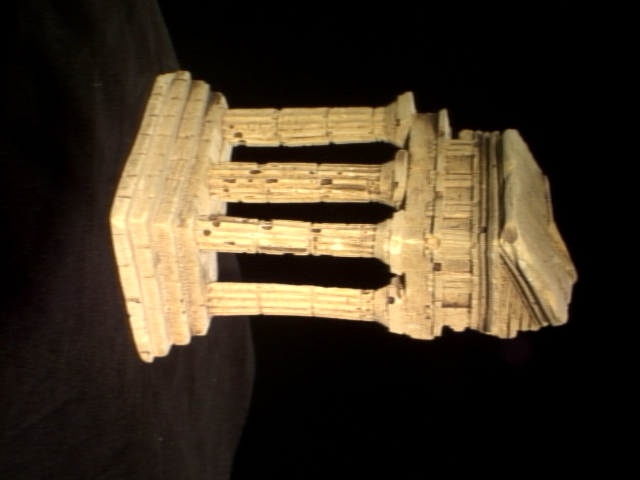
//> input picture data/templeR0013.png, 640 x 480 px
$ ./multi_stereo   (built with g++ and OpenCV 4)
//> lines starting //> are read from the running program, lines starting //| are printed output that depends on the picture
#include <opencv2/opencv.hpp>
#include <Eigen/Dense>
#include <iostream>
#include <fstream>
#include <vector>
#include <map>
#include <string>

using namespace cv;
using namespace std;
using namespace Eigen;

// ================= NCC =================
double NormalizedCrossCorrelation(const Mat& C0, const Mat& C1){
    Mat c0, c1;
    C0.convertTo(c0, CV_32F);
    C1.convertTo(c1, CV_32F);

    Scalar mean0 = mean(c0);
    Scalar mean1 = mean(c1);

    c0 -= mean0;
    c1 -= mean1;

    double n0 = norm(c0);
    double n1 = norm(c1);

    if (n0 < 1e-6 || n1 < 1e-6)
        return -1.0;

    Mat nccMat = (c0 / n0).mul(c1 / n1);
    Scalar s = sum(nccMat);

    return (s[0] + s[1] + s[2]);
}

// ================= Patch Projection =================
bool ComputeConsistencyPatch(
    const Mat& image,
    const Matrix<double, 3, 4>& P,
    const vector<Vector3d>& patch3D,
    Mat& patchOut,
    int window)
{
    int h = image.rows;
    int w = image.cols;

    patchOut = Mat(window, window, CV_8UC3);

    int idx = 0;

    for (int y = 0; y < window; y++)
    {
        for (int x = 0; x < window; x++, idx++)
        {
            if (idx >= patch3D.size()) return false;

            Vector4d X;
            X << patch3D[idx](0), patch3D[idx](1), patch3D[idx](2), 1.0;

            Vector3d p = P * X;

            if (p(2) <= 1e-6) return false;

            float u = float(p(0) / p(2));
            float v = float(p(1) / p(2));

            int ui = int(u);
            int vi = int(v);

            if (ui < 0 || ui >= w || vi < 0 || vi >= h)
                return false;

            patchOut.at<Vec3b>(y, x) = image.at<Vec3b>(vi, ui);
        }
    }
    return true;
}

// ================= Projection =================
vector<Point2f> project_points(
    const Matrix<double, 3, 4>& P,
    const vector<Vector3d>& points)
{
    vector<Point2f> pts2D;
    pts2D.reserve(points.size());

    for (const auto& X : points)
    {
        Vector4d Xh;
        Xh << X(0), X(1), X(2), 1.0;

        Vector3d p = P * Xh;

        if (p(2) <= 1e-6) continue;

        pts2D.emplace_back(float(p(0)/p(2)), float(p(1)/p(2)));
    }

    return pts2D;
}

// ================= Camera Loader =================
map<string, Matrix<double,3,4>> load_camera_params(const string& filepath)
{
//> called with filepath = "../data/templeR_par.txt"
    map<string, Matrix<double,3,4>> cameras;
    ifstream file(filepath);

    if (!file.is_open()) {
        cerr << "Failed to open camera file\n";
        return cameras;
    }

    string name;

    while (file >> name)
    {
        Matrix3d K, R;
        Vector3d t;

        for(int i=0;i<3;i++)
            for(int j=0;j<3;j++)
                file >> K(i,j);

        for(int i=0;i<3;i++)
            for(int j=0;j<3;j++)
                file >> R(i,j);

        for(int i=0;i<3;i++)
            file >> t(i);

        Matrix<double,3,4> P;
        P.block<3,3>(0,0) = K * R;
        P.col(3) = K * t;

        cameras[name] = P;
    }

    return cameras;
}

// ================= Point Cloud =================
void save_point_cloud_obj(
    const string& filename,
    const Mat& depth_map,
    const Mat& image,
    const Vector3d& cam_center,
    const vector<vector<Vector3d>>& rays,
    const Vector3d& min_pt,
    const Vector3d& max_pt)
{
    ofstream f(filename);
    f << "# Point Cloud\n";

    int count = 0;

    for(int y=0; y<depth_map.rows; y++)
    {
        for(int x=0; x<depth_map.cols; x++)
        {
            double d = depth_map.at<double>(y,x);
            if (d <= 0) continue;

            Vector3d X = cam_center + d * rays[y][x];

            if ((X.array() >= (min_pt.array()-0.005)).all() &&
                (X.array() <= (max_pt.array()+0.005)).all())
            {
                Vec3b color = image.at<Vec3b>(y,x);

                f << "v "
                  << X(0) << " "
                  << -X(1) << " "
                  << -X(2) << " "
                  << color[2]/255.0 << " "
                  << color[1]/255.0 << " "
                  << color[0]/255.0 << "\n";

                count++;
            }
        }
    }

    cout << "Saved " << count << " points\n";
}

// ================= MAIN =================
int main() {

    string data_dir = "../data/";
    string cam_file = "../data/templeR_par.txt";

    auto cameras = load_camera_params(cam_file);

    Vector3d min_pt(-0.023121, -0.038009, -0.091940);
    Vector3d max_pt( 0.078626,  0.121636, -0.017395);

    vector<Vector3d> corners = {
        {min_pt[0], min_pt[1], min_pt[2]},
        {max_pt[0], min_pt[1], min_pt[2]},
        {max_pt[0], max_pt[1], min_pt[2]},
        {min_pt[0], max_pt[1], min_pt[2]},
        {min_pt[0], min_pt[1], max_pt[2]},
        {max_pt[0], min_pt[1], max_pt[2]},
        {max_pt[0], max_pt[1], max_pt[2]},
        {min_pt[0], max_pt[1], max_pt[2]}
    };

    vector<string> image_names = {
        "templeR0013.png",
        "templeR0014.png",
        "templeR0016.png",
        "templeR0043.png",
        "templeR0045.png"
    };

    vector<Mat> images;
    vector<Matrix<double,3,4>> projections;

    for (const auto& n : image_names)
    {
        Mat img = imread(data_dir + n);
//> img is the input picture: 480 rows x 640 cols, CV_8UC3; mean B, G, R 35.2, 51.8, 63.2
        if (img.empty()) {
            cerr << "Failed to load " << n << endl;
            continue;
        }

        cvtColor(img, img, COLOR_BGR2RGB);

        images.push_back(img);

        if (cameras.find(n) != cameras.end())
            projections.push_back(cameras[n]);
        else
            cerr << "Missing camera for " << n << endl;
    }

    for (int i = 0; i < images.size(); i++)
    {
        Mat debug = images[i].clone();

        auto pts2d = project_points(projections[i], corners);

        vector<pair<int,int>> edges =
        {
            {0,1},{1,2},{2,3},{3,0},
            {4,5},{5,6},{6,7},{7,4},
            {0,4},{1,5},{2,6},{3,7}
        };

        for(auto& e : edges)
        {
            if (e.first < pts2d.size() && e.second < pts2d.size())
            {
                line(debug,
                     pts2d[e.first],
                     pts2d[e.second],
                     Scalar(255,0,0), 2);
            }
        }

        imwrite("../results/corners_" + to_string(i) + ".png", debug);
    }
//> this loop made 5 passes
//> pass 1, `imwrite("../results/corners_" + to_string(i) + ".png", debug);`:
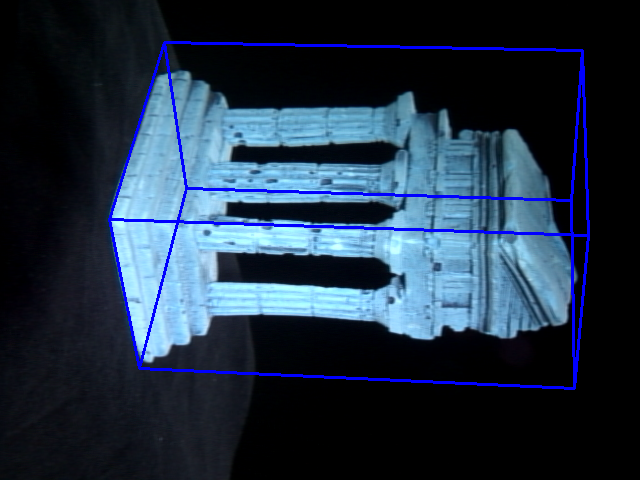
//> saved as corners_0.png: 480 rows x 640 cols, CV_8UC3; mean B, G, R 67.9, 49.5, 33.7
//> pass 2, `imwrite("../results/corners_" + to_string(i) + ".png", debug);`:
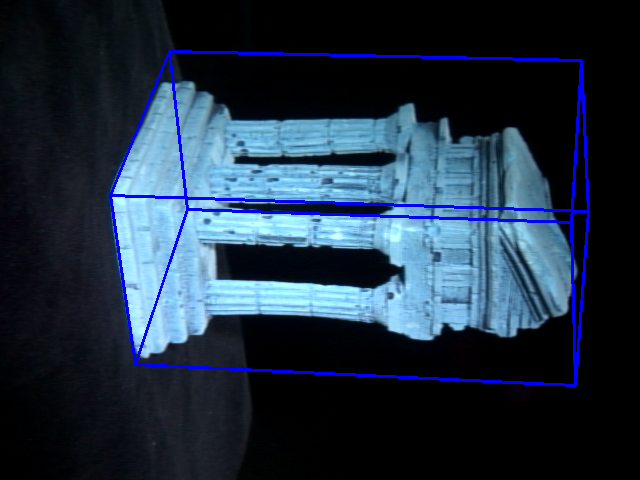
//> saved as corners_1.png: 480 rows x 640 cols, CV_8UC3; mean B, G, R 67.2, 49.1, 33.3
    // ===================================
    // DEPTH MAP GENERATION
    // ===================================

    int ref_idx = 0;
    Mat I0 = images[ref_idx];
    Matrix<double, 3, 4> P0 = projections[ref_idx];
    int h = I0.rows;
//> h = 480
    int w = I0.cols;
//> w = 640
    int window = 5;
    int half = window / 2;

    Mat depth_map = Mat::zeros(h, w, CV_64F);
    Mat best_score(h, w, CV_64F, Scalar(-1e9));
    double conf_threshold = 0.70;

    Matrix3d M_inv = (P0.block<3,3>(0,0)).inverse();
    Vector3d cam_center = -M_inv * P0.col(3);

    vector<vector<Vector3d>> rays(h, vector<Vector3d>(w));
    for(int y=0; y<h; ++y) {
        for(int x=0; x<w; ++x) {
            Vector3d p_h(x, y, 1.0);
            Vector3d r = M_inv * p_h;
            rays[y][x] = r.normalized();
        }
    }

    auto pts_ref_2d = project_points(P0, corners);
    float min_u = 1e9, max_u = -1e9;
    float min_v = 1e9, max_v = -1e9;
    for(auto& pt : pts_ref_2d) {
        if(pt.x < min_u) min_u = pt.x;
        if(pt.x > max_u) max_u = pt.x;
        if(pt.y < min_v) min_v = pt.y;
        if(pt.y > max_v) max_v = pt.y;
    }

    int u_min = max(half, (int)min_u);
    int u_max = min(w - half, (int)max_u);
    int v_min = max(half, (int)min_v);
    int v_max = min(h - half, (int)max_v);

    vector<double> depth_values;
    int num_depths = 100;
    for(int i=0; i<num_depths; ++i) {
        depth_values.push_back(0.2 + i * (0.6 - 0.2) / (double)(num_depths - 1));
    }

    cout << "Generating Depth Map for I0...\n";

    for(int y = v_min; y < v_max; ++y) {
        if((y - v_min) % 25 == 0) {
            printf("  Progress: %.1f%%\r", (double(y - v_min) / (v_max - v_min) * 100.0));
            fflush(stdout);
        }
        for(int x = u_min; x < u_max; ++x) {
            Vec3b intensity = I0.at<Vec3b>(y, x);
            if((intensity[0] + intensity[1] + intensity[2]) / 3.0 < 20.0) continue;

            Mat C0 = I0(Rect(x - half, y - half, window, window));

            vector<Vector3d> patch_rays;
            patch_rays.reserve(window * window);
            for(int dy = -half; dy <= half; ++dy) {
                for(int dx = -half; dx <= half; ++dx) {
                    patch_rays.push_back(rays[y + dy][x + dx]);
                }
            }

            for(double d : depth_values) {
                Vector3d X_center = cam_center + d * rays[y][x];
                if (!(X_center.array() >= (min_pt.array() - 0.005)).all() ||
                    !(X_center.array() <= (max_pt.array() + 0.005)).all()) {
                    continue;
                }

                vector<Vector3d> X_patch;
                X_patch.reserve(patch_rays.size());
                for(auto& r : patch_rays) {
                    X_patch.push_back(cam_center + d * r);
                }

                vector<double> scores;
                for(int k=0; k<images.size(); ++k) {
                    if(k == ref_idx) continue;
                    Mat C1;
                    if(ComputeConsistencyPatch(images[k], projections[k], X_patch, C1, window)) {
                        double score = NormalizedCrossCorrelation(C0, C1);
                        if(score > 0.4) {
                            scores.push_back(score);
                        }
                    }
                }

                if(scores.size() >= 2) {
                    double avg_s = 0;
                    for(double s : scores) avg_s += s;
                    avg_s /= scores.size();

                    if(avg_s > best_score.at<double>(y, x) && avg_s >= conf_threshold) {
                        best_score.at<double>(y, x) = avg_s;
                        depth_map.at<double>(y, x) = d;
                    }
                }
            }
        }
    }
    cout << "\nFinal Processing Complete.\n";

    save_point_cloud_obj("../results/temple_from_I0.obj", depth_map, I0, cam_center, rays, min_pt, max_pt);

    Mat depth_vis;
    normalize(depth_map, depth_vis, 0, 255, NORM_MINMAX, CV_8U);
    applyColorMap(depth_vis, depth_vis, COLORMAP_PLASMA);
    imwrite("../results/depth_map_I0_color.png", depth_vis);
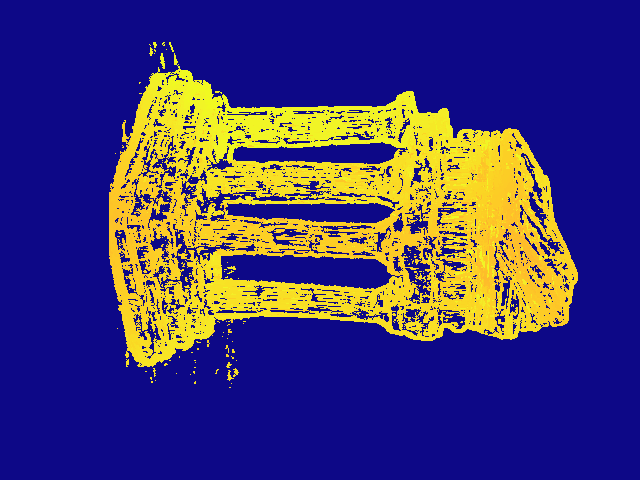
//> saved as depth_map_I0_color.png: 480 rows x 640 cols, CV_8UC3; mean B, G, R 112.2, 57.4, 68.1

    return 0;
}
